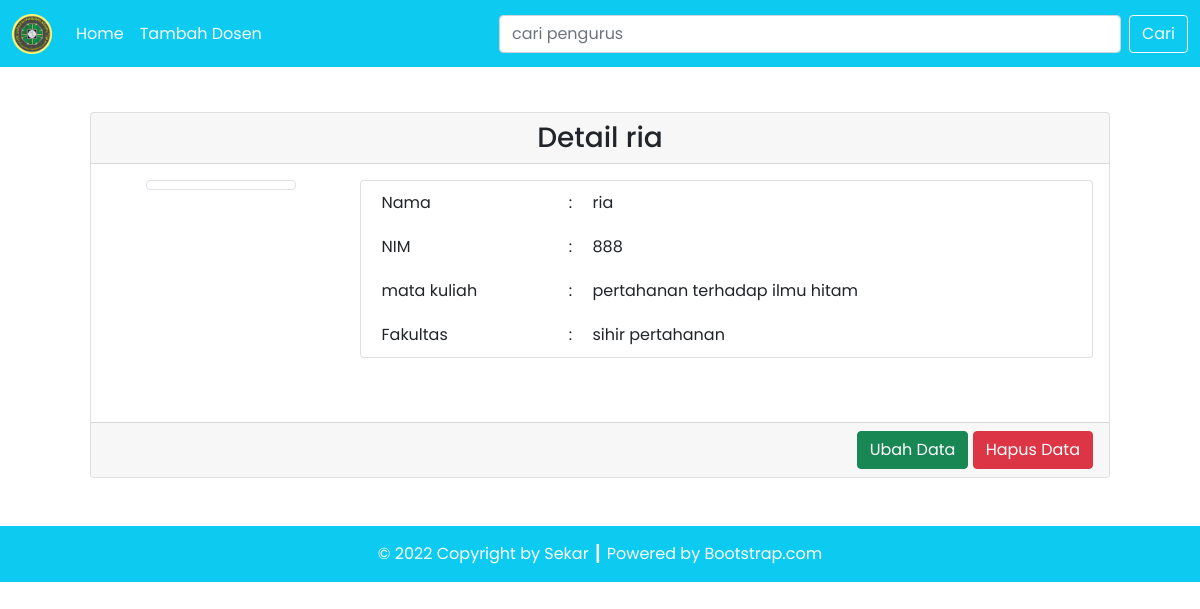
The app's page /detail.php?id=15 with its own data.
### tables this page shows
CREATE TABLE `dosen` (
  `dosen_id` int(11) NOT NULL,
  `dosen_foto` varchar(255) NOT NULL,
  `dosen_NIK` varchar(22) NOT NULL,
  `dosen_nama` varchar(100) NOT NULL,
  `mataKuliah_id` int(11) NOT NULL,
  `fakultas_id` int(11) NOT NULL
);

CREATE TABLE `matakuliah` (
  `mataKuliah_id` int(11) NOT NULL,
  `mataKuliah_nama` varchar(100) NOT NULL
);

CREATE TABLE `fakultas` (
  `fakultas_id` int(11) NOT NULL,
  `fakultas_nama` varchar(100) NOT NULL
);

### config/db.php (called while the page is built)
<?php
$DB_HOST = "localhost";
$DB_USERNAME = "root";
$DB_PASSWORD = "";
$DB_NAME = "db_dosenHogwarts";

### classes/DB.php (called while the page is built, shortened)
<?php
class DB
{
    private $hostname;
    private $username;
    private $password;
    private $dbname;
    private $conn;
    private $result;
    function __construct($hostname, $username, $password, $dbname)
    {
        $this->hostname = $hostname;
        $this->username = $username;
        $this->password = $password;
        $this->dbname = $dbname;
    }
    function open()
    {
        $this->conn = mysqli_connect($this->hostname, $this->username, $this->password, $this->dbname);
    }
    function execute($query)
    {
        $this->result = mysqli_query($this->conn, $query);
    }
    function getResult()
    {
        return mysqli_fetch_array($this->result);
    }
}

### classes/Dosen.php (called while the page is built, shortened)
<?php
class Dosen extends DB
{
    function getDosenById($id)
    {
        $query = "SELECT * FROM dosen JOIN fakultas ON dosen.fakultas_id=fakultas.fakultas_id JOIN matakuliah ON dosen.mataKuliah_id=matakuliah.mataKuliah_id WHERE dosen_id=$id";
        return $this->execute($query);
    }
}

### detail.php (the view, shortened to what this page needs)
<?php
include('config/db.php');
include('classes/DB.php');
include('classes/Matakuliah.php');
include('classes/Dosen.php');
$dosen = new Dosen($DB_HOST, $DB_USERNAME, $DB_PASSWORD, $DB_NAME);
$dosen->open();
$data = nulL;
if (isset($_GET['id'])) {
    $id = $_GET['id'];
    if ($id > 0) {
        $dosen->getDosenById($id);
        $row = $dosen->getResult();
        $data .= '<div class="card-header text-center">
        <h3 class="my-0">Detail ' . $row['dosen_nama'] . '</h3>
        </div>
        <div class="card-body text-end">
            <div class="row mb-5">
                <div class="col-3">
                    <div class="row justify-content-center">
                        <img src="assets/images/' . $row['dosen_foto'] . '" class="img-thumbnail" alt="' . $row['dosen_foto'] . '" width="60">
                        </div>
                    </div>
                    <div class="col-9">
                        <div class="card px-3">
                            <table border="0" class="text-start">
                                <tr>
                                    <td>Nama</td>
                                    <td>:</td>
                                    <td>' . $row['dosen_nama'] . '</td>
                                </tr>
                                <tr>
                                    <td>NIM</td>
                                    <td>:</td>
                                    <td>' . $row['dosen_NIK'] . '</td>
                                </tr>
                                <tr>
                                    <td>mata kuliah</td>
                                    <td>:</td>
                                    <td>' . $row['mataKuliah_nama'] . '</td>
                                </tr>
                                <tr>
                                    <td>Fakultas</td>
                                    <td>:</td>
                                    <td>' . $row['fakultas_nama'] . '</td>
                                </tr>
                            </table>
                        </div>
                    </div>
                </div>
            </div>
            <div class="card-footer text-end">
                <a href="editdosen.php"><button type="button" class="btn btn-success text-white">Ubah Data</button></a>
                <a href="detail.php?hapus=' . $row['dosen_id'] . '"><button type="button" class="btn btn-danger">Hapus Data</button></a>
            </div>';
    }
}

### records on screen
dosen: dosen_nama "ria", dosen_NIK "888", mataKuliah.mataKuliah_nama "pertahanan terhadap ilmu hitam", fakultas.fakultas_nama "sihir pertahanan"
